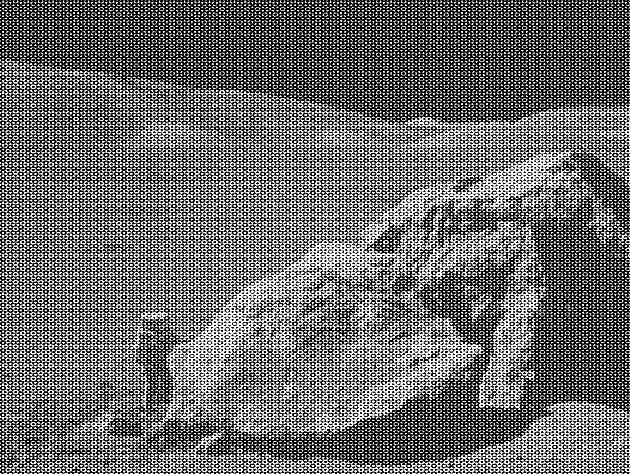
#> input picture slides/03.filtering/dataset/moonlanding.png, 630 x 474 px
$ python 15.denoising_fft.py
#> lines starting #> are read from the running program, lines starting #| are printed output that depends on the picture
from matplotlib import pylab
from matplotlib.colors import LogNorm
import numpy as np
import scipy.fftpack as fp


im = pylab.imread('../dataset/moonlanding.png').astype(float)
#> im: shape (474, 630) float64; min 0, max 1, mean 0.424
im_fft = fp.fft2(im)
# Copy the original spectrum and truncate coefficients.
# Define the fraction of coefficients (in each direction) to keep as
keep_fraction = 0.1
im_fft2 = im_fft.copy()
# Set r and c to the number of rows and columns of the array.
r, c = im_fft2.shape
#> r = 474; c = 630
# Set all rows to zero with indices between r*keep_fraction and r*(1-keep_fraction)
im_fft2[int(r*keep_fraction):int(r*(1-keep_fraction))] = 0
# Similarly with the columns
im_fft2[:, int(c*keep_fraction):int(c*(1-keep_fraction))] = 0
im_new = fp.ifft2(im_fft2).real
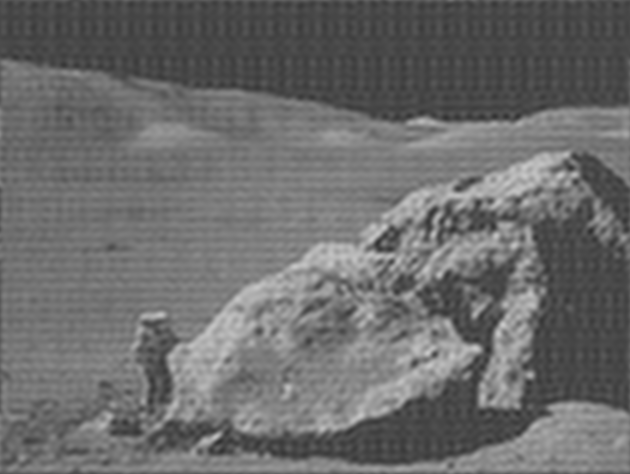
#> im_new: shape (474, 630) float64; min 0.184, max 0.791, mean 0.424

pylab.figure(figsize=(9, 7))
pylab.subplot(221)
pylab.title('Citra noisy asli', size=10)
pylab.imshow(im, cmap='gray')
pylab.subplot(222)
pylab.title('Spectrum citra noisy', size=10)
pylab.imshow(np.abs(fp.fftshift(im_fft)), norm=LogNorm(vmin=5), cmap='afmhot')
pylab.colorbar()
pylab.subplot(223)
pylab.title('Spectrum citra noisy asli setelah difilter', size=10)
pylab.imshow(np.abs(fp.fftshift(im_fft2)), norm=LogNorm(vmin=5), cmap='afmhot')
pylab.colorbar()
pylab.subplot(224)
pylab.title('Citra hasil filter', size=10)
pylab.imshow(im_new, cmap='gray')
pylab.show()
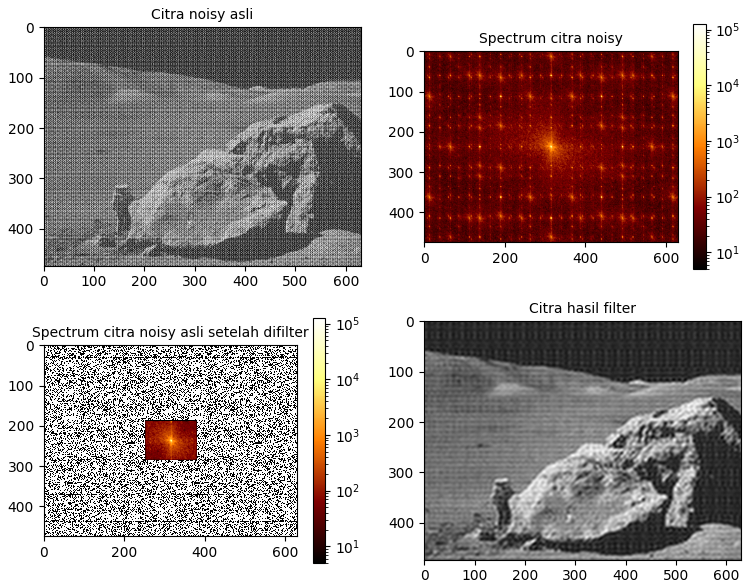
#> figure drawn by matplotlib, 6 panels
